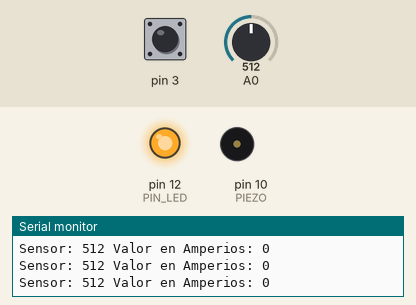
Simulated run of this sketch. Board: Arduino Uno, built with avr-gcc and run on an emulated ATmega328P. Shown: output pins drawn as LEDs (lit = HIGH), buzzer (waves = sounding), the last lines printed to the serial monitor. Inputs (shaded band) come from the test bench; at power-on: A0 = 512, pin 3 HIGH.

Above: at 1.2 s.
1.3 s: A0 set to 470
4.3 s: A0 set to 450
At 5.1 s:
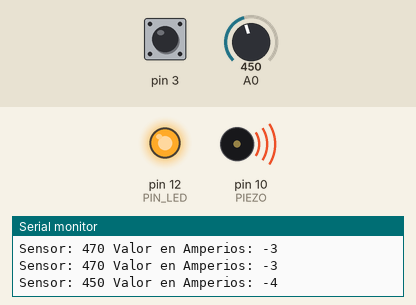
7.3 s: A0 set to 511
At 9.2 s:
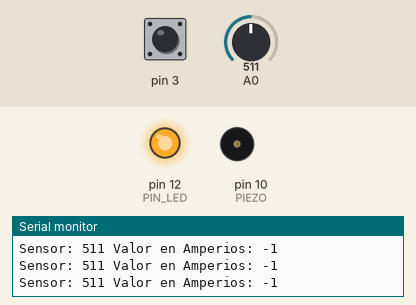
Timing chart, 0 to 10.7 s (numbered marks = the images above; inputs shaded):
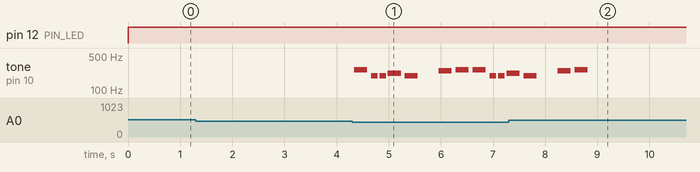

Measured:
- the behaviour switches between 461 and 460 on A0 (found by bisection; images 0 and 1)
- after the input at 4.3 s, tone on pin 10 (PIEZO): plays 262 Hz for 0.25 s, 196 Hz for 0.13 s, 196 Hz for 0.13 s, 220 Hz for 0.25 s, 196 Hz for 0.25 s, 247 Hz for 0.25 s … (11 notes in this stretch), starting at once
- after the input at 7.3 s, tone on pin 10 (PIEZO): goes on until 8.8 s, then stays silent

The sketch:

proyecto_introduccion_ing_electronica.ino
```cpp
//Se incluye la libreria
#include <CapacitiveSensor.h>

//Crear e indicar pines del sensor capasitivo
//Envia la señal en este caso pin numero 4
//Recibe la señal en este caso el pin numero 3
CapacitiveSensor   sensor = CapacitiveSensor(4,3);

//Se crea una variable con el objetivo de encender el motor y Led
int encender = 0;

//Frecuencias que corresponden a las notas musicales, definiendo estas notas como constantes
#define NOTE_C4  262
#define NOTE_G3  196
#define NOTE_A3  220
#define NOTE_B3  247
#define NOTE_C4  262

//Definimos el pin 12 como PIN_LED
#define PIN_LED 12
//Definimos el pin 10 como PIEZO
#define PIEZO 10

//Definimos una variable melody[ ] conformada por un conjunto de valores definidos anteriormente
int melody[] = {
  NOTE_C4, NOTE_G3, NOTE_G3, NOTE_A3, NOTE_G3, 0, NOTE_B3, NOTE_C4
};
//Definir la duración de las notas musicales
int noteDurations[] = {
  4, 8, 8, 4, 4, 4, 4, 4
};

void setup() {

pinMode(PIN_LED,OUTPUT); //Define el pin numero 12 como salida
pinMode(PIEZO, OUTPUT); // Definimos el pin 10 como salida

// Inicializa la comunicación serial a 9600 bits
Serial.begin (9600);

}

void loop() {

//Almacenar lectura del sensor en una variable
long lectura =  sensor.capacitiveSensor(30);//Obtiene el valor del sensor

//Condicional donde comparamos el valor obtenido en sensor.capacitiveSensor(30); con el numero uno
if(lectura > 2)//Si es mayor que uno entra al condicional
{

  digitalWrite(PIN_LED,HIGH);//Enciende el Led
  encender=1;//Le damos el valor de uno a la variable encender

  // Lee el pin de entrada analógica 0 muestra 0-1023:
  int SensorValue = analogRead (A0);

  // Puede hacer cambios para mostrar en Amperaje
  // El siguiente código le dice al Arduino que el valor leído por el sensor
  // debe estar activado de 0-1.023 entre -30 a +30.

  int OutputValue = map (SensorValue, 0, 1023, -30, 30);
  // Mostrar valor leído por el sensor:

  Serial.print ("Sensor: ");
  Serial.print (SensorValue);

  // valor transformado en amperios:
  Serial.print (" Valor en Amperios: ");
  Serial.println (OutputValue);

  if (OutputValue<=-4)//Si el valor obtenido es mayor que 4, suena la alarma
  {
    for (int thisNote = 0; thisNote < 8; thisNote++)
    {
    //noteDuration toma los valores uno a uno cada vez que se hace el bucle
    int noteDuration = 1000 / noteDurations[thisNote];//Mil milisegundos entre la duracion de la nota

    //En el pin número 10, usamos la variable melody[] donde están las notas musicales y posteriormente se pone la duración de la nota definida anteriormente
    tone(PIEZO, melody[thisNote], noteDuration);

    int pauseBetweenNotes = noteDuration * 1.30;//Se almacena en pauseNotas el treinta por ciento de la duración de la nota
    delay(pauseBetweenNotes);//Tiempo de espera para que suene la nota que será del treinta porciento

    noTone(10);//Detiene el sonido
    }}

}else{

  digitalWrite(PIN_LED,LOW);//Apaga el Led
  delay(10); //Espera para que se apague después de un tiempo

  }
 }
```
